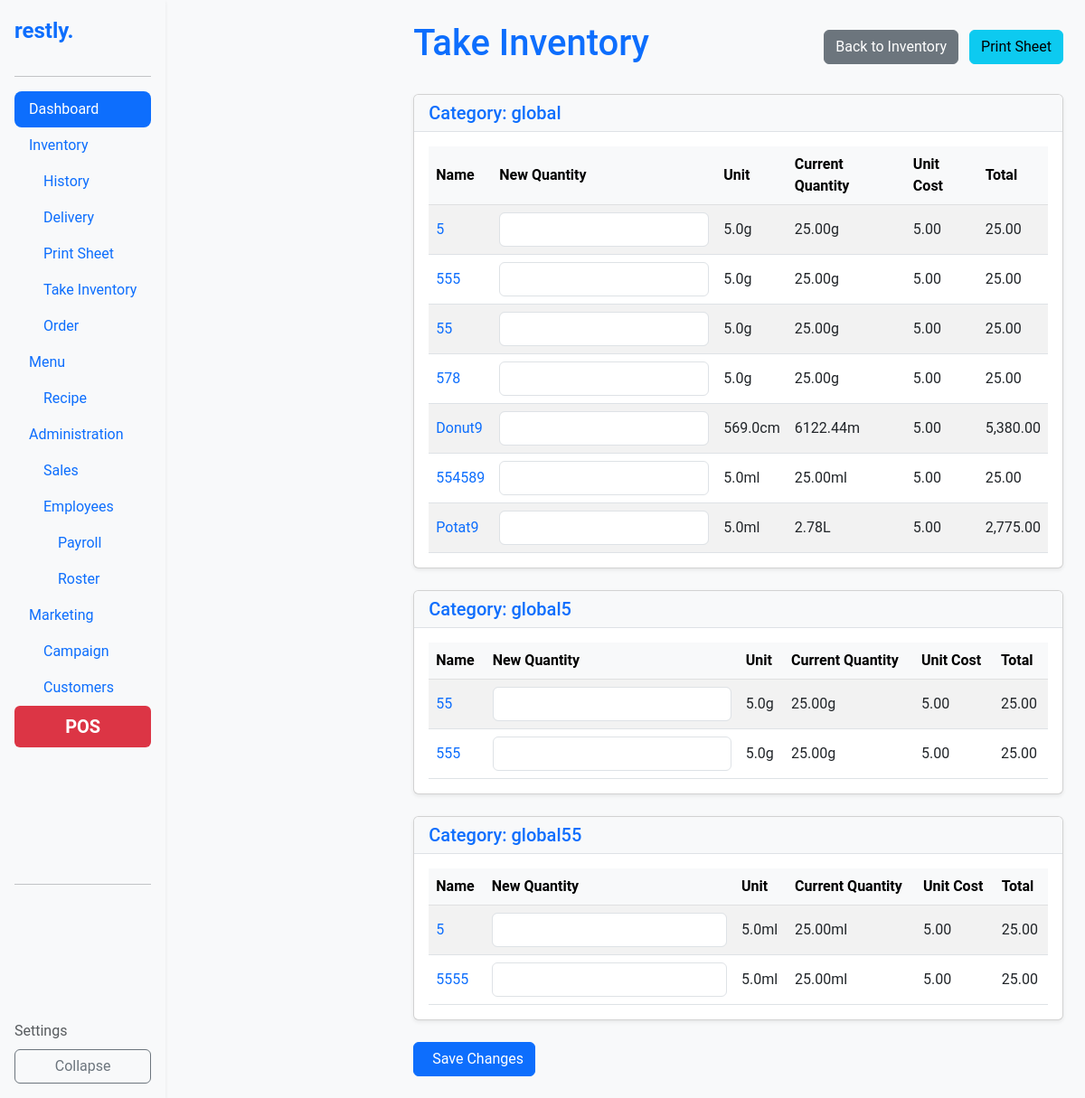
Page /inventory/take-inventory/ on the committed database.
### inventory/models.py (models this page shows, shortened)
class Category(models.Model):
    name = models.CharField(max_length=100, unique=True, default="global")
    order = models.PositiveIntegerField(default=1)
    class Meta:
        ordering = ['order']

class Ingredient(models.Model):
    UNIT_TYPES = [
        ('g', 'gram'),
        ('ml', 'milliliter'),
        ('pce', 'piece'),
        ('cm', 'centimeter'),
        ('oz', 'ounce'),
        ('fl_oz', 'fluid ounce'),
        ('in', 'inch'),
    ]
    name = models.CharField(max_length=255)
    quantity = models.FloatField()  # Quantity in stock
    threshold = models.FloatField(default=0)  # Minimum threshold for inventory
    category = models.ForeignKey('Category', on_delete=models.CASCADE)
    unit_type = models.CharField(max_length=10, choices=UNIT_TYPES)
    unit_multiplier = models.FloatField()  # Multiplier for unit type
    unit_cost = models.FloatField()  # Cost per unit
    estimated_usage = models.FloatField(null=True, blank=True)  # Optional, estimated usage per day
    total_cost = models.DecimalField(max_digits=12, decimal_places=2, editable=False)
    history = HistoricalRecords()
    order = models.PositiveIntegerField(default=1)
    change_source = models.CharField(max_length=50, blank=True, null=True)
    class Meta:
        ordering = ['order']
        unique_together = ('name', 'category')
    @property
    def converted_quantity(self):
        return self._convert_unit(self.quantity)
    def _convert_unit(self, value):
        metric_conversion_factors = {
            'g': Decimal('1000'),       # 1000 grams = 1 kg
            'ml': Decimal('1000'),      # 1000 milliliters = 1 liter
            'cm': Decimal('100'),       # 100 cm = 1 m
        }
        imperial_conversion_factors = {
            'oz': Decimal('16'),        # 16 ounces = 1 pound
            'fl_oz': Decimal('128'),    # 128 fluid ounces = 1 gallon
            'in': Decimal('12'),        # 12 inches = 1 foot
        }
        if self.unit_type in metric_conversion_factors:
            conversion_factor = metric_conversion_factors[self.unit_type]
            higher_unit = {'g': 'kg', 'ml': 'L', 'cm': 'm'}.get(self.unit_type, self.unit_type)
        elif self.unit_type in imperial_conversion_factors:
            conversion_factor = imperial_conversion_factors[self.unit_type]
            higher_unit = {'oz': 'lb', 'fl_oz': 'gal', 'in': 'ft'}.get(self.unit_type, self.unit_type)
        else:
            conversion_factor = Decimal('1')
            higher_unit = self.unit_type
        base_qty = Decimal(value) * Decimal(self.unit_multiplier)
        if base_qty < conversion_factor:
            return f"{base_qty.quantize(Decimal('.01'), rounding=ROUND_HALF_UP)}{self.unit_type}"
        converted_qty = base_qty / conversion_factor
        return f"{converted_qty.quantize(Decimal('.01'), rounding=ROUND_HALF_UP)}{higher_unit}"

### inventory/views.py (the view, shortened to what this page needs)
# urls.py: path('take-inventory/', views.take_inventory, name='take_inventory'),
def take_inventory(request):
    categories = Category.objects.prefetch_related('ingredient_set').all()
    InventoryForm = modelform_factory(
        Ingredient,
        fields=['quantity'],
        widgets={'quantity': forms.NumberInput(attrs={'step': '0.01', 'class': 'form-control'})},
        field_classes={'quantity': forms.FloatField},
    )
    ingredient_forms = {}
    for ingredient in Ingredient.objects.all():
        InventoryForm.base_fields['quantity'].required = False  # Ensure field is optional for GET requests
        ingredient_forms[ingredient.id] = InventoryForm(instance=None, prefix=f"ingredient-{ingredient.id}")
    context = {
        'categories': categories,
        'ingredient_forms': ingredient_forms,  # Pass the forms to the template
    }
    return render(request, 'inventory/take_inventory.html', context)

### inventory/templatetags/custom_filters.py (called while the page is built)
@register.filter
def get_form(forms_dict, ingredient_id):
    return forms_dict.get(ingredient_id)

### inventory/templates/inventory/take_inventory.html (shortened to what this page needs)
{% extends 'base.html' %}
{% load humanize %}
{% load custom_filters %}
{% block content %}
<div class="d-flex justify-content-between align-items-center mb-4">
    <h1 class="text-primary">Take Inventory</h1>
    <div>
        <a href="{% url 'inventory' %}" class="btn btn-secondary me-2">
             Back to Inventory
        </a>
        <a href="{% url 'print_inventory' %}" class="btn btn-info">
             Print Sheet
        </a>
    </div>
</div>
<form method="post">
    {% for category in categories %}
    <div class="card mb-4 shadow-sm">
        <div class="card-header">
            <h2 class="mb-0 text-primary">Category: {{ category.name }}</h2>
        </div>
        <div class="card-body">
            <table class="table table-striped align-middle">
                <thead class="table-light">
                    <tr>
                        <th>Name</th>
                        <th>New Quantity</th>
                        <th>Unit</th>
                        <th>Current Quantity</th>
                        <th>Unit Cost</th>
                        <th>Total</th>
                    </tr>
                </thead>
                <tbody>
                    {% for ingredient in category.ingredient_set.all %}
                    <tr>
                        <td>
                            <a href="{% url 'ingredient_details' ingredient.name %}" class="text-decoration-none text-primary">
                                {{ ingredient.name|title }}
                            </a>
                        </td>
                        <td>
                            {% with ingredient_forms|get_form:ingredient.id as form %}
                                {{ form.quantity }}
                            {% endwith %}
                        </td>
                        <td>{{ ingredient.unit_multiplier }}{{ ingredient.unit_type }}</td>
                        <td>{{ ingredient.converted_quantity }}</td>
                        <td>{{ settings.get_currency_type_display }}{{ ingredient.unit_cost|floatformat:2|intcomma }}</td>
                        <td>{{ settings.get_currency_type_display }}{{ ingredient.total_cost|floatformat:2|intcomma }}</td>
                    </tr>
                    {% endfor %}
                </tbody>
            </table>
        </div>
    </div>
    {% endfor %}
    <button type="submit" class="btn btn-primary">
         Save Changes
    </button>
</form>
{% endblock %}

### templates/styles.css (style rules this page uses)
body { font-family: 'Roboto', sans-serif; background-color: #f8f9fa; }
.table th, .table td { vertical-align: middle; }
.table { margin-bottom: 0; }
.card-header { background-color: #f8f9fa; border-bottom: 1px solid #dee2e6; }
.card-header h2 { font-size: 1.25rem; }
.btn-primary { display: inline-flex; align-items: center; gap: 0.5rem; }

### rows in the picture
Category: name "global"
Ingredient: name "5", unit_multiplier "5.0", unit_type "g", converted_quantity "25.00g", unit_cost "5.00", total_cost "25.00"
Ingredient: name "555", unit_multiplier "5.0", unit_type "g", converted_quantity "25.00g", unit_cost "5.00", total_cost "25.00"
Ingredient: name "55", unit_multiplier "5.0", unit_type "g", converted_quantity "25.00g", unit_cost "5.00", total_cost "25.00"
Ingredient: name "578", unit_multiplier "5.0", unit_type "g", converted_quantity "25.00g", unit_cost "5.00", total_cost "25.00"
Ingredient: name "Donut9", unit_multiplier "569.0", unit_type "cm", converted_quantity "6122.44m", unit_cost "5.00", total_cost "5,380.00"
Ingredient: name "554589", unit_multiplier "5.0", unit_type "ml", converted_quantity "25.00ml", unit_cost "5.00", total_cost "25.00"
Ingredient: name "Potat9", unit_multiplier "5.0", unit_type "ml", converted_quantity "2.78L", unit_cost "5.00", total_cost "2,775.00"
Category: name "global5"
Ingredient: name "55", unit_multiplier "5.0", unit_type "g", converted_quantity "25.00g", unit_cost "5.00", total_cost "25.00"
Ingredient: name "555", unit_multiplier "5.0", unit_type "g", converted_quantity "25.00g", unit_cost "5.00", total_cost "25.00"
Category: name "global55"
Ingredient: name "5", unit_multiplier "5.0", unit_type "ml", converted_quantity "25.00ml", unit_cost "5.00", total_cost "25.00"
Ingredient: name "5555", unit_multiplier "5.0", unit_type "ml", converted_quantity "25.00ml", unit_cost "5.00", total_cost "25.00"
